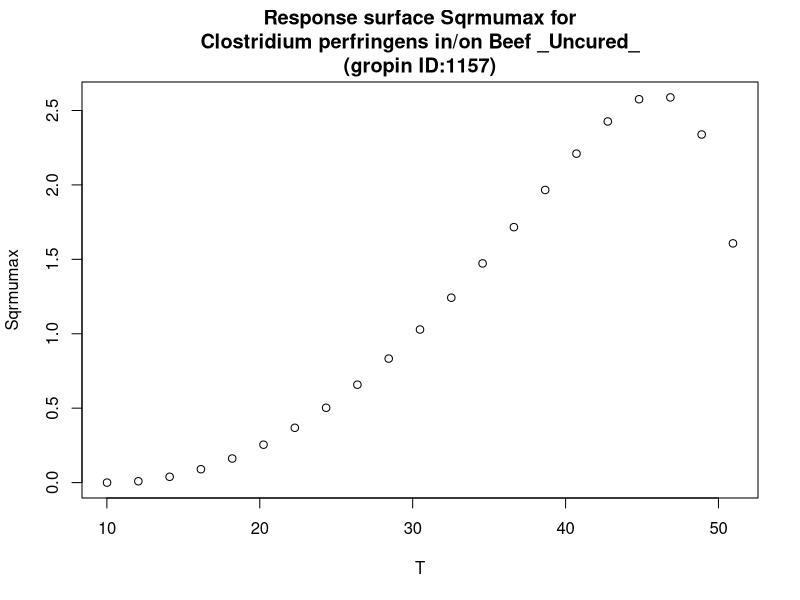

This chart was generated by the following R code:
#############################
# start of Parameter script
#############################
T <- seq(10.01,50.949050949051,length.out=21)
#############################
# end of Parameter script
#############################
############################# 
# start of Model script Gropin ID 1157 
#############################
 
# constant coefficients for this model
 
variables <- data.frame(T)
argumentsPar <- expand.grid(variables)
 
# heart of the model
response_surface <- function(T) {
   mumax <-(0.050^2)*((T-10.15)^2)*(sqrt(1-exp(0.238*(T-53))))^2

return(mumax=mumax)
} 

# output parameters
responseSurface <- cbind(argumentsPar,response_surface(argumentsPar['T']))
colnames(responseSurface) <- c(colnames(argumentsPar),'Sqrmumax')
#############################
# End of Model script
#############################
############################# 
# start of Visualisation script Gropin ID 1157 
#############################
plot(T,responseSurface$'Sqrmumax',xlab='T',
                          ylab='Sqrmumax',main='Response surface Sqrmumax for
Clostridium perfringens in/on Beef _Uncured_
(gropin ID:1157)')
#############################
# End of Visualisation script
#############################
